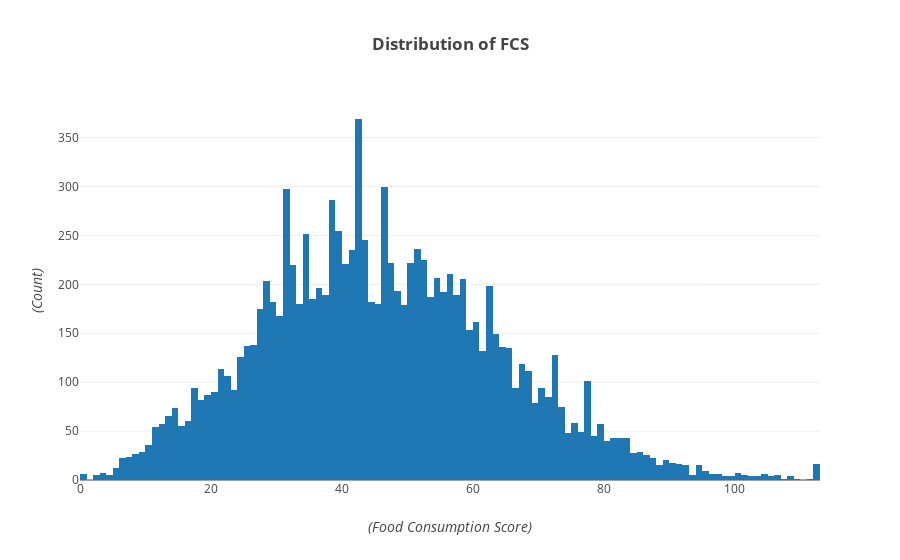

This figure's notebook cell:
### Code cell
layout = go.Layout(
    title='<b>Distribution of FCS</b>',
    yaxis=dict(
        title='<i>(Count)</i>'
    ),
    xaxis=dict(
        title='<i>(Food Consumption Score)</i>'
    )
)

data = [go.Histogram(x = food_groups['food_score'])]
fig = go.Figure(data=data, layout=layout)
py.offline.iplot(fig, filename='hist')

### Figure 1 — Plotly figure (JSON) as saved in the notebook; plotly's stock layout.template omitted (floating-point values rounded to 4 significant figures; data arrays with more than 128 entries replaced by an {"elided": "..."} marker saying what was removed)
{"data": [{"type": "histogram", "uid": "ab04972f-6c41-4230-a500-0ba017e42e59", "x": {"elided": "11260 float values"}}], "layout": {"title": {"text": "<b>Distribution of FCS</b>"}, "xaxis": {"title": {"text": "<i>(Food Consumption Score)</i>"}}, "yaxis": {"title": {"text": "<i>(Count)</i>"}}}}
